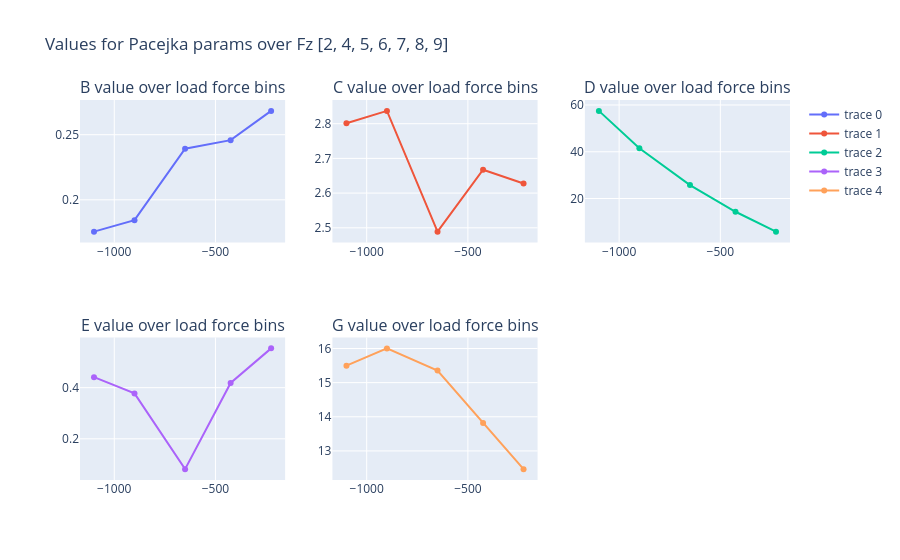

Notebook code for this chart:
### Code cell
CAMBER_I = 1 # Change to analyze other cambers (0, 1, 2)->(0, 2, 4)

relevant_params = params[CAMBER_I]

fig = coefficient_figs(relevant_params, [[-1200, -1000], [-1000, -800], [-800, -500], [-500, -350], [-350, -100]])
fig.show()

### Figure 1 — Plotly figure (JSON) as saved in the notebook; plotly's stock layout.template omitted (floating-point values rounded to 4 significant figures)
{"data": [{"type": "scatter", "x": [-1100, -900, -650, -425, -225], "xaxis": "x", "y": [0.1756, 0.1843, 0.2393, 0.2458, 0.2683], "yaxis": "y"}, {"type": "scatter", "x": [-1100, -900, -650, -425, -225], "xaxis": "x2", "y": [2.801, 2.837, 2.489, 2.667, 2.628], "yaxis": "y2"}, {"type": "scatter", "x": [-1100, -900, -650, -425, -225], "xaxis": "x3", "y": [57.49, 41.5, 25.73, 14.33, 5.831], "yaxis": "y3"}, {"type": "scatter", "x": [-1100, -900, -650, -425, -225], "xaxis": "x4", "y": [0.4412, 0.3776, 0.08147, 0.4182, 0.5536], "yaxis": "y4"}, {"type": "scatter", "x": [-1100, -900, -650, -425, -225], "xaxis": "x5", "y": [15.5, 16.0, 15.35, 13.82, 12.47], "yaxis": "y5"}], "layout": {"annotations": [{"font": {"size": 16}, "showarrow": false, "text": "B value over load force bins", "x": 0.1444, "xanchor": "center", "xref": "paper", "y": 1, "yanchor": "bottom", "yref": "paper"}, {"font": {"size": 16}, "showarrow": false, "text": "C value over load force bins", "x": 0.5, "xanchor": "center", "xref": "paper", "y": 1, "yanchor": "bottom", "yref": "paper"}, {"font": {"size": 16}, "showarrow": false, "text": "D value over load force bins", "x": 0.8556, "xanchor": "center", "xref": "paper", "y": 1, "yanchor": "bottom", "yref": "paper"}, {"font": {"size": 16}, "showarrow": false, "text": "E value over load force bins", "x": 0.1444, "xanchor": "center", "xref": "paper", "y": 0.375, "yanchor": "bottom", "yref": "paper"}, {"font": {"size": 16}, "showarrow": false, "text": "G value over load force bins", "x": 0.5, "xanchor": "center", "xref": "paper", "y": 0.375, "yanchor": "bottom", "yref": "paper"}], "title": {"text": "Values for Pacejka params over Fz [2, 4, 5, 6, 7, 8, 9]"}, "xaxis": {"anchor": "y", "domain": [0, 0.2889]}, "xaxis2": {"anchor": "y2", "domain": [0.3556, 0.6444]}, "xaxis3": {"anchor": "y3", "domain": [0.7111, 1]}, "xaxis4": {"anchor": "y4", "domain": [0, 0.2889]}, "xaxis5": {"anchor": "y5", "domain": [0.3556, 0.6444]}, "xaxis6": {"anchor": "y6", "domain": [0.7111, 1]}, "yaxis": {"anchor": "x", "domain": [0.625, 1]}, "yaxis2": {"anchor": "x2", "domain": [0.625, 1]}, "yaxis3": {"anchor": "x3", "domain": [0.625, 1]}, "yaxis4": {"anchor": "x4", "domain": [0, 0.375]}, "yaxis5": {"anchor": "x5", "domain": [0, 0.375]}, "yaxis6": {"anchor": "x6", "domain": [0, 0.375]}}}
